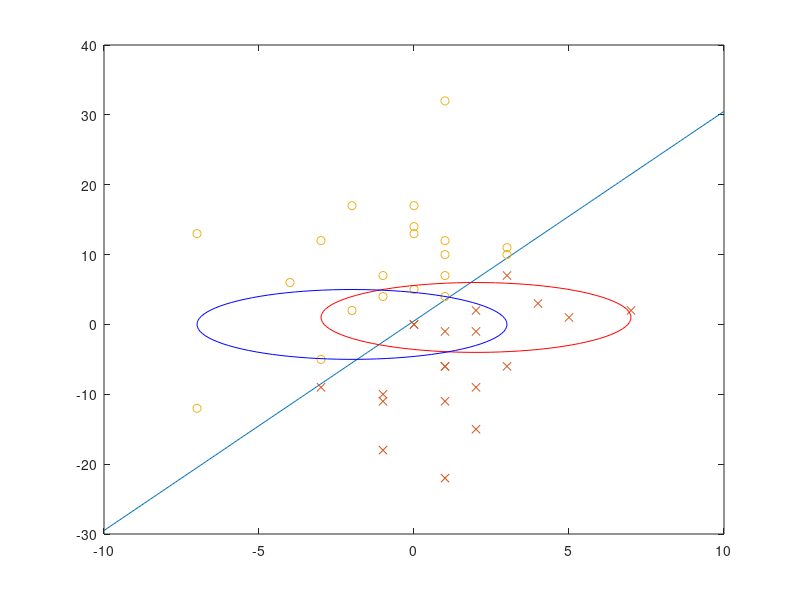

Source code (MATLAB): (Note: this script raises an error after producing the figure.)
%Generating a line
clc; clear all; close all;
p = -10:0.1:10;
a=3; b=0.5;
plot(p,a*p+b); hold on;

%points' cloud generation
x = round(randn(40,1)*3); 
y = round(randn(40,1)*10);

%points' classification
c1= find(y < x*3+0.5);  
c2= find(y > x*3+0.5);

%points' plot
plot(x(c1),y(c1),'x');
plot(x(c2),y(c2),'o');






%Circle geometry
%(x-a)^2+(y-b)^2=r^2
%y1 = sqrt( (r^2) - (x-a)^2 )+ b;
%y2 = sqrt( (r^2) - (x-a)^2 )- b;

%Circle generation
clc; clear all; close all;
t = linspace(0,2*pi);
r = 5;
a1 = 2; b1=1; c1x= r*sin(t)+a1; c1y= r*cos(t)+b1; % cx1 = a1-r:0.01:a1+r; cy1= sqrt( (r^2) - (cx1-a1).^2 );
a2 =-2; b2=0; c2x= r*sin(t)+a2; c2y= r*cos(t)+b2; % cx2 = a2-r:0.01:a2+r; cy2= sqrt( (r^2) - (cx2-a2).^2 );
%points' cloud generation
Np=10;
px = linspace( min(a1,a2)-r,max(a1,a2)+r,Np);
py = linspace( min(b1,b2)-r,max(b1,b2)+r,Np);
[x,y] = meshgrid(px, py);

%all_points
p_out = 1:length(x(:));
%points_inside_circle1
p_c1 = find((x-a1).^2+(y-b1).^2<=r^2); p_out = setdiff(p_out,p_c1);
%points_inside_circle2
p_c2 = find((x-a2).^2+(y-b2).^2<=r^2); p_out = setdiff(p_out,p_c2);
%points inside both
p_both = intersect(p_c1, p_c2);

p_c1= setdiff(p_c1,p_both);
p_c2= setdiff(p_c2,p_both);

%plot of the results
plot(c1x      , c1y      , 'r'); hold on;
plot(c2x      , c2y      , 'b'); hold on;
plot(x(p_out) , y(p_out) , 'X'); hold on;
plot(x(p_c1)  , y(p_c1)  , 'o'); hold on;
plot(x(p_c2)  , y(p_c2)  , 'o'); hold on;
plot(x(p_both), y(p_both), 'x'); hold on;
grid on; 
pbaspect([1 1 1]); 
axis([-10 10 -10 10]); 
hold off;



